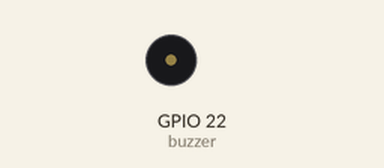
A program run on a simulated Raspberry Pi (BCM pin numbers). Shown: buzzer (waves = sounding). What the program prints to the terminal is not drawn.

Above: at 0.5 s.
At 37.4 s:
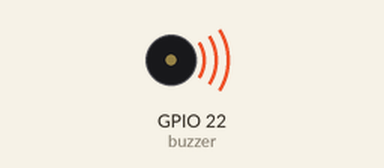
Timing chart, 0 to 39.2 s (numbered marks = the images above):
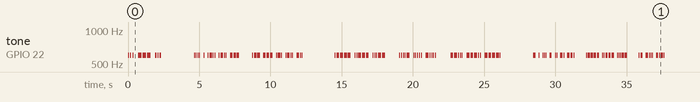

The program:

pwm_morse_code.py
```python
#!/usr/bin/env python3
"""
Morse Code Generator with PWMOutputDevice
Convert text messages to Morse code audio signals
"""

from gpiozero import PWMOutputDevice
from time import sleep

# Create buzzer
buzzer = PWMOutputDevice(22)

def morse_code(message, wpm=20):
    """
    Convert text to Morse code sounds
    wpm: Words per minute (affects speed)
    """
    # Timing based on words per minute
    dot_length = 1.2 / wpm

    # Morse code dictionary
    morse = {
        'A': '.-', 'B': '-...', 'C': '-.-.', 'D': '-..',
        'E': '.', 'F': '..-.', 'G': '--.', 'H': '....',
        'I': '..', 'J': '.---', 'K': '-.-', 'L': '.-..',
        'M': '--', 'N': '-.', 'O': '---', 'P': '.--.',
        'Q': '--.-', 'R': '.-.', 'S': '...', 'T': '-',
        'U': '..-', 'V': '...-', 'W': '.--', 'X': '-..-',
        'Y': '-.--', 'Z': '--..', ' ': ' ',
        '0': '-----', '1': '.----', '2': '..---', '3': '...--',
        '4': '....-', '5': '.....', '6': '-....', '7': '--...',
        '8': '---..', '9': '----.',
        '.': '.-.-.-', ',': '--..--', '?': '..--..',
        "'": '.----.', '!': '-.-.--', '/': '-..-.',
        '(': '-.--.', ')': '-.--.-', '&': '.-...',
        ':': '---...', ';': '-.-.-.', '=': '-...-',
        '+': '.-.-.', '-': '-....-', '_': '..--.-',
        '"': '.-..-.', '$': '...-..-', '@': '.--.-.'
    }

    buzzer.frequency = 600  # Standard Morse tone

    print(f"Transmitting: '{message}' at {wpm} WPM")
    print("Morse: ", end="")

    for char in message.upper():
        if char in morse:
            print(morse[char], end=" ")
            for symbol in morse[char]:
                if symbol == '.':
                    # Dot (dit)
                    buzzer.value = 0.5
                    sleep(dot_length)
                    buzzer.off()
                elif symbol == '-':
                    # Dash (dah)
                    buzzer.value = 0.5
                    sleep(dot_length * 3)
                    buzzer.off()
                else:  # Space between words
                    sleep(dot_length * 7)
                sleep(dot_length)  # Gap between dots/dashes
            sleep(dot_length * 3)  # Gap between letters
        else:
            print(f"[{char}?]", end=" ")

    buzzer.off()
    print("\nTransmission complete!")

# Demonstration
print("Morse Code Generator")
print("=" * 40)

# Test 1: SOS (emergency signal)
print("\n1. Emergency Signal:")
morse_code("SOS", wpm=15)
sleep(2)

# Test 2: Hello World
print("\n2. Greeting:")
morse_code("HELLO WORLD", wpm=20)
sleep(2)

# Test 3: Numbers
print("\n3. Numbers:")
morse_code("123 456 789", wpm=18)
sleep(2)

# Test 4: Mixed message
print("\n4. Mixed message:")
morse_code("TESTING 123 ABC", wpm=22)
sleep(2)

# Interactive mode
print("\n" + "=" * 40)
print("Interactive Morse Code Mode")
print("Enter text to convert to Morse code")
print("Type 'quit' to exit")
print("-" * 40)

while True:
    try:
        text = input("\nEnter message: ")
        if text.lower() == 'quit':
            break
        if text:
            speed = input("Enter WPM (default 20): ")
            wpm = int(speed) if speed else 20
            morse_code(text, wpm)
    except KeyboardInterrupt:
        break
    except ValueError:
        print("Invalid WPM, using default (20)")
        morse_code(text, 20)

print("\nMorse code generator stopped")
buzzer.off()
```
